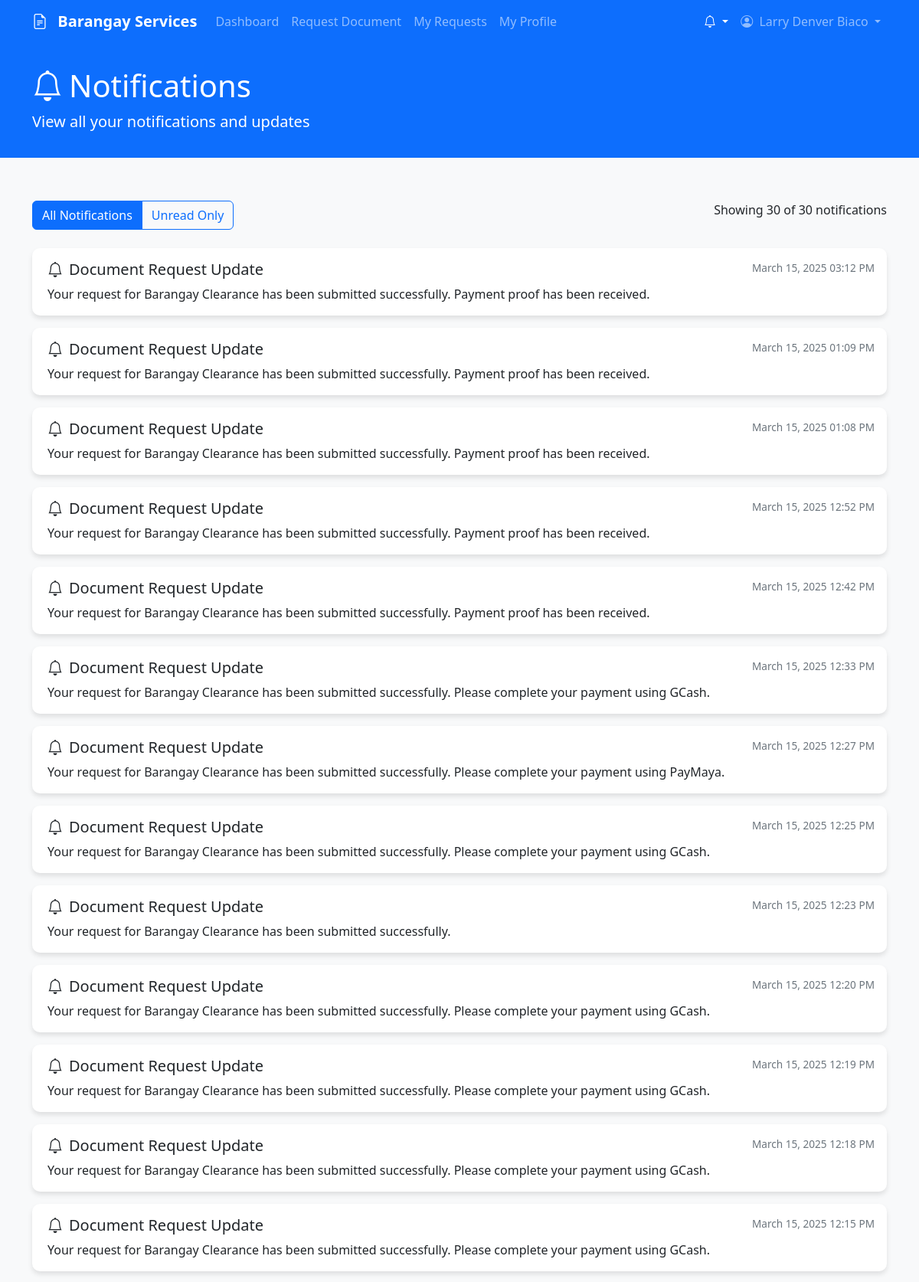
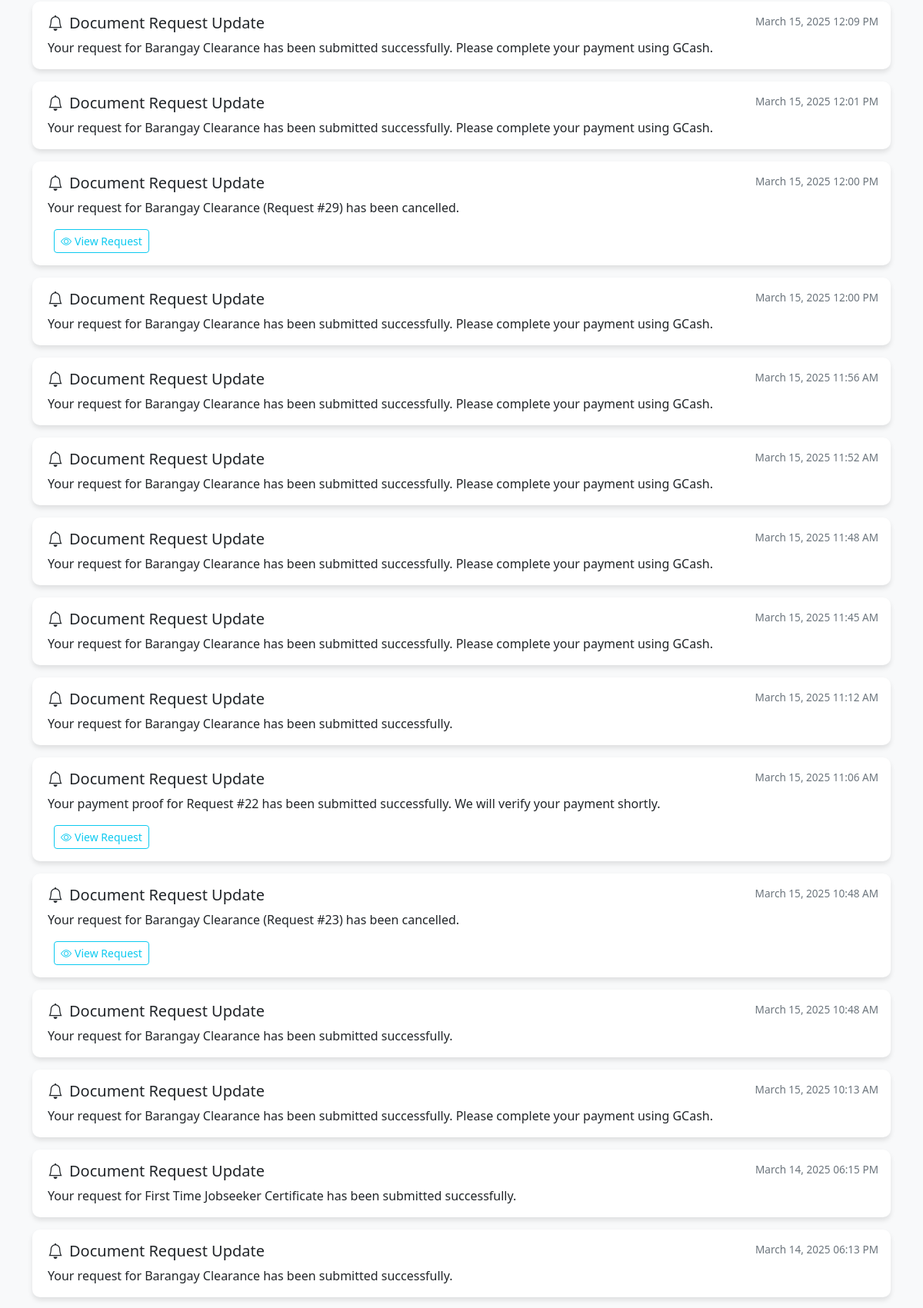
Screenshot of /User/view/notifications.php?id=91 (signed in, upper part) with the database file from the repository (2 pictures, top to bottom).
### tables this page shows
CREATE TABLE `notifications` (
  `notification_id` int(11) NOT NULL,
  `user_id` int(11) DEFAULT NULL,
  `message` text NOT NULL,
  `is_read` tinyint(1) NOT NULL DEFAULT 0,
  `is_system` tinyint(1) NOT NULL DEFAULT 0,
  `created_at` timestamp NOT NULL DEFAULT current_timestamp(),
  `unread` varchar(255) DEFAULT NULL
);

### backend/connections/database.php (called while the page is built, shortened)
<?php
class Database {
    private $host = "localhost";
    private $username = "root";
    private $password = "";
    private $database = "barangay_request_system";
    private $conn;
    public function __construct() {
        try {
            $this->conn = new PDO(
                "mysql:host={$this->host};dbname={$this->database}",
                $this->username,
                $this->password
            );
            $this->conn->setAttribute(PDO::ATTR_ERRMODE, PDO::ERRMODE_EXCEPTION);
        } catch(PDOException $e) {
            die("Connection failed: " . $e->getMessage());
        }
    }
    public function execute($query, $params = []) {
        $stmt = $this->conn->prepare($query);
        return $stmt->execute($params);
    }
    public function fetchOne($query, $params = []) {
        $stmt = $this->conn->prepare($query);
        $stmt->execute($params);
        return $stmt->fetch(PDO::FETCH_ASSOC);
    }
    public function fetchAll($query, $params = []) {
        $stmt = $this->conn->prepare($query);
        $stmt->execute($params);
        return $stmt->fetchAll(PDO::FETCH_ASSOC);
    }
    public function closeConnection() {
        $this->conn = null;
    }
}
?>

### User/view/notifications.php (the view, shortened to what this page needs)
<?php
require_once dirname(__DIR__, 2) . "/backend/connections/config.php";
require_once dirname(__DIR__, 2) . "/backend/connections/database.php";
$userId = $_SESSION['user_id'];
$userType = $_SESSION['user_type'];
$userName = isset($_SESSION['name']) ? $_SESSION['name'] : 'User';
$notifications = [];
$totalNotifications = 0;
$showOnlyUnread = isset($_GET['filter']) && $_GET['filter'] === 'unread';
$notificationId = isset($_GET['id']) ? (int)$_GET['id'] : 0;
try {
    $db = new Database();
    if ($notificationId > 0) {
        $markReadSql = "UPDATE notifications SET is_read = 1 WHERE notification_id = ? AND (user_id = ? OR is_system = 1)";
        $db->execute($markReadSql, [$notificationId, $userId]);
    }
    $baseQuery = "SELECT n.*, DATE_FORMAT(n.created_at, '%M %d, %Y %h:%i %p') as formatted_date
                 FROM notifications n
                 WHERE ";
    if ($userType === 'resident') {
        $baseQuery .= "n.user_id = ?";
        $params = [$userId];
    } else {
        $baseQuery .= "(n.user_id = ? OR n.is_system = 1)";
        $params = [$userId];
    }
    $countQuery = str_replace("n.*, DATE_FORMAT(n.created_at, '%M %d, %Y %h:%i %p') as formatted_date", "COUNT(*) as total", $baseQuery);
    $totalNotifications = $db->fetchOne($countQuery, $params)['total'] ?? 0;
    $query = $baseQuery . " ORDER BY n.created_at DESC";
    $notifications = $db->fetchAll($query, $params);
} catch (Exception $e) {
    $error = "Error retrieving notifications: " . $e->getMessage();
    error_log("Notifications Error: " . $e->getMessage());
}
?>
<!DOCTYPE html>
<html lang="en">
<head>
    <link href="https://cdnjs.cloudflare.com/ajax/libs/bootstrap/5.3.0/css/bootstrap.min.css" rel="stylesheet">
    <link rel="stylesheet" href="https://cdnjs.cloudflare.com/ajax/libs/bootstrap-icons/1.10.5/font/bootstrap-icons.min.css">
    <link rel="stylesheet" href="User/css/index.css">
</head>
<body>
    <div class="content-wrapper">
        <nav class="navbar navbar-expand-lg navbar-dark bg-primary sticky-top">
            <div class="container">
                <a class="navbar-brand" href="dashboard.php">
                    <i class="bi bi-file-earmark-text me-2"></i>
                    Barangay Services
                </a>
                <div class="collapse navbar-collapse" id="navbarNav">
                    <ul class="navbar-nav me-auto">
                        <li class="nav-item">
                            <a class="nav-link" href="dashboard.php">Dashboard</a>
                        </li>
                        <li class="nav-item">
                            <a class="nav-link" href="request-document.php">Request Document</a>
                        </li>
                        <li class="nav-item">
                            <a class="nav-link" href="my-requests.php">My Requests</a>
                        </li>
                        <li class="nav-item">
                            <a class="nav-link" href="profile.php">My Profile</a>
                        </li>
                    </ul>
                    <ul class="navbar-nav">
                        <li class="nav-item dropdown">
                            <a class="nav-link dropdown-toggle position-relative active" href="#" id="notificationsDropdown" role="button" data-bs-toggle="dropdown" aria-expanded="false">
                                <i class="bi bi-bell"></i>
                            </a>
                        </li>
                        <li class="nav-item dropdown">
                            <a class="nav-link dropdown-toggle" href="#" id="userDropdown" role="button" data-bs-toggle="dropdown" aria-expanded="false">
                                <i class="bi bi-person-circle me-1"></i> <?php echo htmlspecialchars($userName); ?>
                            </a>
                        </li>
                    </ul>
                </div>
            </div>
        </nav>
        <section class="page-header">
            <div class="container">
                <div class="row align-items-center">
                    <div class="col-md-6">
                        <h1><i class="bi bi-bell me-2"></i>Notifications</h1>
                        <p class="lead mb-0">View all your notifications and updates</p>
                    </div>
                </div>
            </div>
        </section>
        <div class="container py-4">
            <div class="row mb-4">
                <div class="col-md-6">
                    <div class="btn-group" role="group">
                        <a href="notifications.php" class="btn btn-outline-primary <?php echo !$showOnlyUnread ? 'active' : ''; ?>">
                            All Notifications
                        </a>
                        <a href="notifications.php?filter=unread" class="btn btn-outline-primary <?php echo $showOnlyUnread ? 'active' : ''; ?>">
                            Unread Only
                        </a>
                    </div>
                </div>
                <div class="col-md-6 text-md-end">
                    <p class="mb-0 mt-2 mt-md-0">
                        Showing <?php echo count($notifications); ?> of <?php echo $totalNotifications; ?> notifications
                    </p>
                </div>
            </div>
            <div class="row">
                <div class="col-12">
                    <?php if (empty($notifications)): ?>
                        <div class="empty-state">
                            <i class="bi bi-bell-slash"></i>
                            <h4>No notifications found</h4>
                            <p class="text-muted">
                                <?php echo $showOnlyUnread ? 'You have no unread notifications.' : 'You don\'t have any notifications yet.'; ?>
                            </p>
                            <?php if ($showOnlyUnread && $totalNotifications > 0): ?>
                                <a href="notifications.php" class="btn btn-outline-primary mt-3">View All Notifications</a>
                            <?php endif; ?>
                        </div>
                    <?php else: ?>
                        <?php foreach ($notifications as $notification): ?>
                            <div class="card notification-card <?php echo !$notification['is_read'] ? 'unread' : ''; ?> <?php echo $notification['is_system'] ? 'system' : ''; ?>">
                                <div class="card-body">
                                    <div class="d-flex justify-content-between align-items-start">
                                        <h5 class="card-title">
                                            <?php if ($notification['is_system']): ?>
                                                <i class="bi bi-megaphone me-2"></i>System Notification
                                            <?php else: ?>
                                                <i class="bi bi-bell me-2"></i>Document Request Update
                                            <?php endif; ?>
                                        </h5>
                                        <span class="notification-time">
                                            <?php echo $notification['formatted_date']; ?>
                                        </span>
                                    </div>
                                    <p class="card-text"><?php echo $notification['message']; ?></p>
                                    <?php
                                    if (preg_match('/Request #(\d+)/', $notification['message'], $matches)) {
                                        $requestId = $matches[1];
                                        echo '<a href="view-request.php?id=' . $requestId . '" class="btn btn-sm btn-outline-info ms-2">
                                                <i class="bi bi-eye me-1"></i>View Request
                                            </a>';
                                    }
                                    ?>
                                </div>
                            </div>
                        <?php endforeach; ?>
                    <?php endif; ?>
                </div>
            </div>
        </div>
    </div>
</body>
</html>

### User/css/index.css (style rules this page uses)
html, body { height: 100%; }
body { background-color: #f8f9fa; display: flex; flex-direction: column; min-height: 100vh; }
.content-wrapper { flex: 1 0 auto; }
.navbar-brand { font-weight: 600; }
.card { border: none; border-radius: 10px; box-shadow: 0 4px 6px rgba(0, 0, 0, 0.1); transition: transform 0.3s ease; }

### User/view/notifications.php (style rules this page uses)
body { background-color: #f8f9fa; min-height: 100vh; display: flex; flex-direction: column; }
.content-wrapper { flex: 1 0 auto; }
.navbar-brand { font-weight: 600; }
.page-header { background-color: #0d6efd; color: white; padding: 2rem 0; margin-bottom: 2rem; }
.notification-card { border-left: 4px solid transparent; margin-bottom: 1rem; transition: transform 0.2s; }
.notification-time { font-size: 0.85rem; color: #6c757d; }

### rows the page displays
notifications: is_system 0 (drawn), formatted_date "March 15, 2025 03:12 PM", message "Your request for Barangay Clearance has been submitted successfully. Payment proof has been received."
notifications: is_system 0 (drawn), formatted_date "March 15, 2025 01:09 PM", message "Your request for Barangay Clearance has been submitted successfully. Payment proof has been received."
notifications: is_system 0 (drawn), formatted_date "March 15, 2025 01:08 PM", message "Your request for Barangay Clearance has been submitted successfully. Payment proof has been received."
notifications: is_system 0 (drawn), formatted_date "March 15, 2025 12:52 PM", message "Your request for Barangay Clearance has been submitted successfully. Payment proof has been received."
notifications: is_system 0 (drawn), formatted_date "March 15, 2025 12:42 PM", message "Your request for Barangay Clearance has been submitted successfully. Payment proof has been received."
notifications: is_system 0 (drawn), formatted_date "March 15, 2025 12:33 PM", message "Your request for Barangay Clearance has been submitted successfully. Please complete your payment using GCash."
notifications: is_system 0 (drawn), formatted_date "March 15, 2025 12:27 PM", message "Your request for Barangay Clearance has been submitted successfully. Please complete your payment using PayMaya."
notifications: is_system 0 (drawn), formatted_date "March 15, 2025 12:25 PM", message "Your request for Barangay Clearance has been submitted successfully. Please complete your payment using GCash."
notifications: is_system 0 (drawn), formatted_date "March 15, 2025 12:23 PM", message "Your request for Barangay Clearance has been submitted successfully."
notifications: is_system 0 (drawn), formatted_date "March 15, 2025 12:20 PM", message "Your request for Barangay Clearance has been submitted successfully. Please complete your payment using GCash."
notifications: is_system 0 (drawn), formatted_date "March 15, 2025 12:19 PM", message "Your request for Barangay Clearance has been submitted successfully. Please complete your payment using GCash."
notifications: is_system 0 (drawn), formatted_date "March 15, 2025 12:18 PM", message "Your request for Barangay Clearance has been submitted successfully. Please complete your payment using GCash."
notifications: is_system 0 (drawn), formatted_date "March 15, 2025 12:15 PM", message "Your request for Barangay Clearance has been submitted successfully. Please complete your payment using GCash."
notifications: is_system 0 (drawn), formatted_date "March 15, 2025 12:09 PM", message "Your request for Barangay Clearance has been submitted successfully. Please complete your payment using GCash."
notifications: is_system 0 (drawn), formatted_date "March 15, 2025 12:01 PM", message "Your request for Barangay Clearance has been submitted successfully. Please complete your payment using GCash."
notifications: is_system 0 (drawn), formatted_date "March 15, 2025 12:00 PM", message "Your request for Barangay Clearance (Request #29) has been cancelled."
notifications: is_system 0 (drawn), formatted_date "March 15, 2025 12:00 PM", message "Your request for Barangay Clearance has been submitted successfully. Please complete your payment using GCash."
notifications: is_system 0 (drawn), formatted_date "March 15, 2025 11:56 AM", message "Your request for Barangay Clearance has been submitted successfully. Please complete your payment using GCash."
notifications: is_system 0 (drawn), formatted_date "March 15, 2025 11:52 AM", message "Your request for Barangay Clearance has been submitted successfully. Please complete your payment using GCash."
notifications: is_system 0 (drawn), formatted_date "March 15, 2025 11:48 AM", message "Your request for Barangay Clearance has been submitted successfully. Please complete your payment using GCash."
notifications: is_system 0 (drawn), formatted_date "March 15, 2025 11:45 AM", message "Your request for Barangay Clearance has been submitted successfully. Please complete your payment using GCash."
notifications: is_system 0 (drawn), formatted_date "March 15, 2025 11:12 AM", message "Your request for Barangay Clearance has been submitted successfully."
notifications: is_system 0 (drawn), formatted_date "March 15, 2025 11:06 AM", message "Your payment proof for Request #22 has been submitted successfully. We will verify your payment shortly."
notifications: is_system 0 (drawn), formatted_date "March 15, 2025 10:48 AM", message "Your request for Barangay Clearance (Request #23) has been cancelled."
notifications: is_system 0 (drawn), formatted_date "March 15, 2025 10:48 AM", message "Your request for Barangay Clearance has been submitted successfully."
notifications: is_system 0 (drawn), formatted_date "March 15, 2025 10:13 AM", message "Your request for Barangay Clearance has been submitted successfully. Please complete your payment using GCash."
notifications: is_system 0 (drawn), formatted_date "March 14, 2025 06:15 PM", message "Your request for First Time Jobseeker Certificate has been submitted successfully."
notifications: is_system 0 (drawn), formatted_date "March 14, 2025 06:13 PM", message "Your request for Barangay Clearance has been submitted successfully."

### other values shown
$userName "Larry Denver Biaco"
count($notifications) "30"
$totalNotifications "30"
